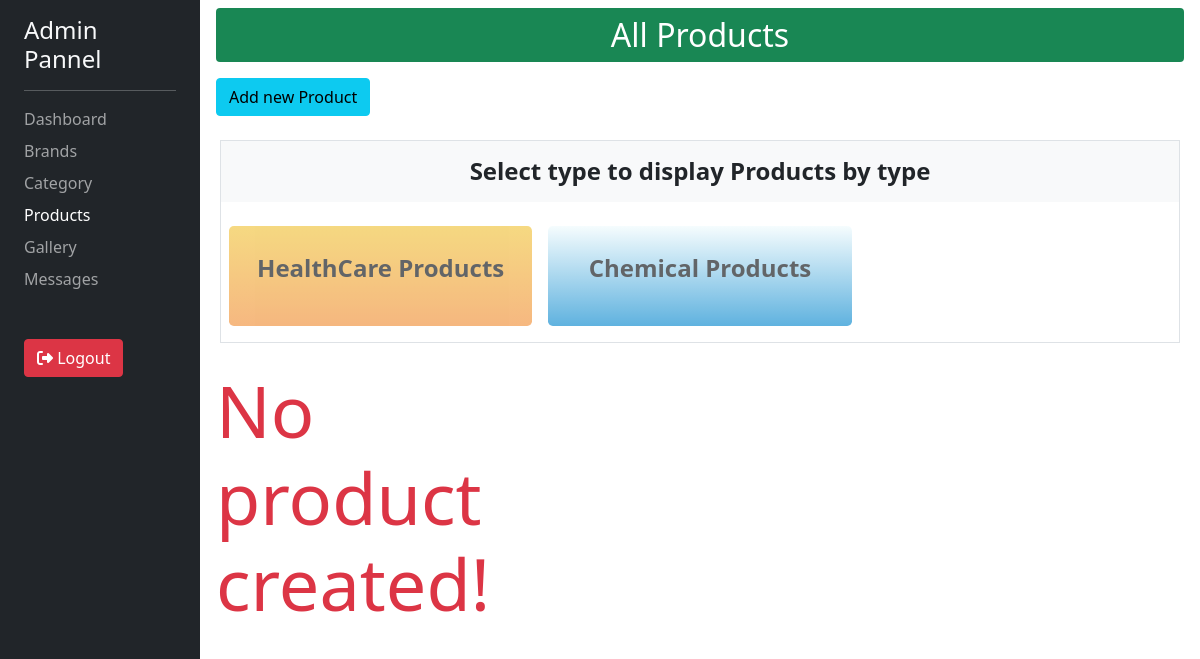
/products/dashboard/list/ (signed in), run on an earlier commit of the app's database.
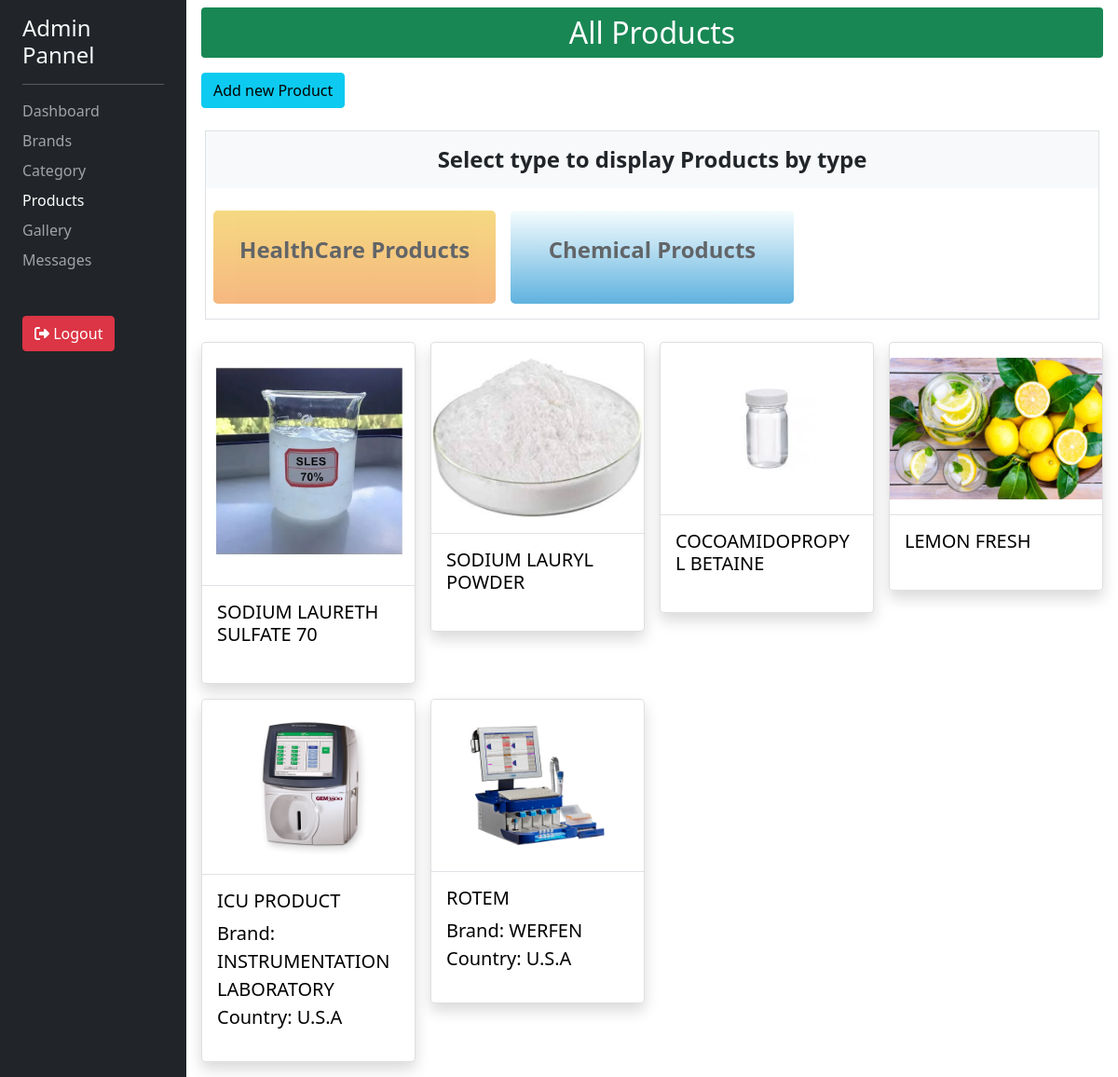
And on a later commit of the database.
### products/models.py (models this page shows, shortened)
class Type(models.Model):
    typeName = models.CharField(max_length=30, unique=True)
    slug = models.SlugField(max_length=30, unique=True, blank=True)
    def __str__(self):
        return self.typeName

class Products(models.Model):
    productName = models.CharField(max_length=150)
    barndName = models.ForeignKey(Brands, on_delete=models.CASCADE, null=True,blank=True)
    categoryTitle = models.ForeignKey(Category, on_delete=models.CASCADE, null=True,blank=True)
    info1 = models.CharField(max_length=200, blank=True)
    info2 = models.CharField(max_length=200, blank=True)
    info3 = models.CharField(max_length=200, blank=True)
    info4 = models.CharField(max_length=200, blank=True)
    info5 = models.CharField(max_length=200, blank=True)
    info6 = models.CharField(max_length=200, blank=True)
    info7 = models.CharField(max_length=200, blank=True)
    info8 = models.CharField(max_length=200, blank=True)
    info9 = models.CharField(max_length=200, blank=True)
    info10 = models.CharField(max_length=200, blank=True)
    info11 = models.CharField(max_length=200, blank=True)
    info12 = models.CharField(max_length=200, blank=True)
    info13 = models.CharField(max_length=200, blank=True)
    info14 = models.CharField(max_length=200, blank=True)
    info15 = models.CharField(max_length=200, blank=True)
    description = models.TextField(blank=True)
    productImage = models.ImageField(default='fallback.jpg')

### brand/models.py (models this page shows, shortened)
class Brands(models.Model):
    brandName = models.CharField(max_length=50)
    country = models.CharField(max_length=100)

### products/views.py (the view)
# urls.py: path('dashboard/list/', views.productDashboardView, name='list-product'), #Listing all Products in Dashboard
@login_required(login_url='/admin/')
def productDashboardView(request):
    evenNumbers = [1,3,5,7,9,11,13,15]
    try:
        data = Products.objects.all().order_by('-id')
        types = Type.objects.all()
        return render(request, 'products/dashboard/list-porduct.html', { 'products' : data, 'types' : types, 'evens' : evenNumbers })
    except ObjectDoesNotExist:
        return render(request, 'Error.html', { 'errorMsg' : 'Item not found!' })
    except DatabaseError:
        return render(request, 'Error.html', { 'errorMsg' : 'Database error occured!' })

### aboutus/context_processor.py (called while the page is built)
def company_info(request):
        profileInfo = CompanyInfo.objects.first()
        return { 'profileInfo' : profileInfo }

### products/context_processor.py (called while the page is built)
def productsType(request):
    types = Type.objects.all()
    return { 'typeItems' : types }

### products/templates/products/dashboard/list-porduct.html (shortened to what this page needs)
{% extends "my_admin/base.html" %}
{% block content %}
    <div class="pb-3">
        <p class="h2 bg-success text-white text-center py-2 rounded mb-3">All Products</p>
        <a href="{% url 'products:load-types' %}" class="btn btn-info mb-3">Add new Product</a>
        <div class="row g-3 border my-2 pb-3 mx-1">
            <p class="h4 fw-bold text-center bg-light py-3 mt-0">Select type to display Products by type</p>
            {% for data in types %}
                {% include "my_admin/components/_type.html" with type=data %}
            {% endfor %}
        </div>
        <div class="mt-0 row row-cols-1 row-cols-md-2 row-cols-lg-3 row-cols-xl-4 g-3">
            {% if products %}
                {% for data in products %}
                    {% include "components/_single_product.html" with product=data %}
                {% endfor %}
            {% else %}
                <p class="display-2 text-danger">No product created!</p>
            {% endif %}
        </div>
    </div>
{% endblock content %}

### templates/my_admin/components/_type.html
{% if request.path == "/products/dashboard/list/" %}
<a class="col-md-4 text-dark outer-type-container" href="{% url 'products:products-by-type' typeId=type.id %}">
{% else %}
<a class="col-md-4 text-dark outer-type-container"  href="{% url 'products:add-product' typeId=type.id %}">
{% endif %}
    <div class="type-container rounded-3 d-flex justify-content-center align-items-center {% if forloop.counter in evens %}bg-color-blueSkies{% else %}bg-color-telegram{% endif %}">
        <p class="fw-bold">{{ type }}</p>
    </div>
</a>

### templates/components/_single_product.html (shortened to what this page needs)
<div class="col">
    <div class="card py-3 shadow rounded-3 product-hover">
        {% if 'dashboard' in request.path %}
            <a href="{% url 'products:dashboard-details' id=product.id %}" title="Click to open product details">
        {% else %}
            <a href="{% url 'products:details' id=product.id %}" title="Click to open product details">
        {% endif %}
            <img src="{{ product.productImage.url }}" class="card-img-top mb-3 img-fluid" alt="Product image">
            <div class="card-body border-top card-hover">
                <h5 class="card-title">{{ product.productName }}</h5>
                <p class="card-text lead mb-0">
                    {% if product.barndName.brandName %}
                        Brand: {{ product.barndName.brandName }}
                    {% endif %}
                </p>
                <p class="card-text lead mt-0">
                    {% if product.barndName.country %}
                        Country: {{ product.barndName.country }}
                    {% endif %}
                </p>
            </div>
        </a>
    </div>
</div>

What changed in the data, as far as the page shows it:
added Products: productImage (picture), productName "SODIUM LAURETH SULFATE 70"
added Products: productImage (picture), productName "SODIUM LAURYL POWDER"
added Products: productImage (picture), productName "COCOAMIDOPROPYL BETAINE"
added Products: productImage (picture), productName "LEMON FRESH"
added Products: productImage (picture), productName "ICU PRODUCT", barndName.brandName "INSTRUMENTATION LABORATORY", barndName.country "U.S.A"
added Products: productImage (picture), productName "ROTEM", barndName.brandName "WERFEN", barndName.country "U.S.A"
Also different on the page:
text no longer shown: "No product created!"
